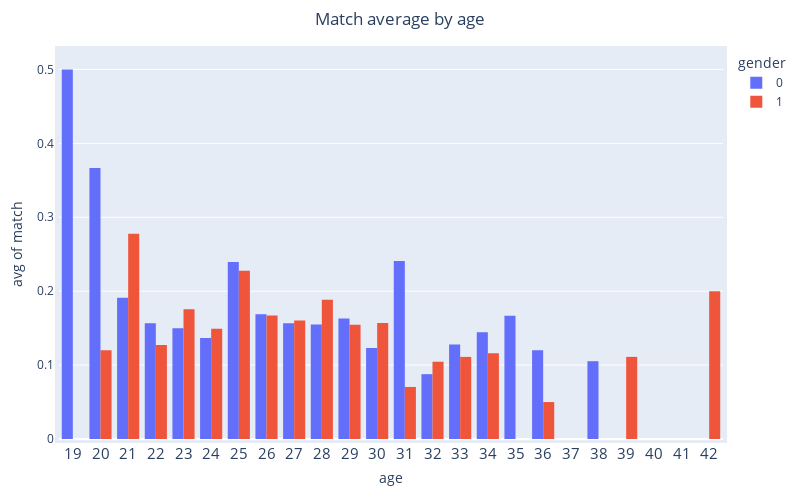

Notebook code for this chart:
### Markdown cell above
We can see that the vast majority of the participants are between 21 and 30. The distribution between gender is fairly distributed equally. Seems that the primary target for speed dating are young people.

### Code cell
# Match average by age
fig3 = px.histogram(dataset, x="age",
                   y="match",
                   color= 'gender',
                   title = 'Match average by age',
                   barmode ='group',
                   histfunc= 'avg',
                   )
fig3.update_traces(textposition = 'outside', textfont_size = 15)                  
fig3.update_layout(autosize = True,
                  title_x = 0.5,
                  width=800,
                  height=500,
                  margin=dict(l=50,r=50,b=50,t=50,pad=4)
                  )
fig3.update_xaxes(tickfont_size=15,tickmode='linear')                  
fig3.show()

### Figure 1 — Plotly figure (JSON) as saved in the notebook; plotly's stock layout.template omitted (floating-point values rounded to 4 significant figures; data arrays with more than 128 entries replaced by an {"elided": "..."} marker saying what was removed)
{"data": [{"alignmentgroup": "True", "bingroup": "x", "histfunc": "avg", "hovertemplate": "gender=0<br>age=%{x}<br>avg of match=%{y}<extra></extra>", "legendgroup": "0", "marker": {"color": "#636efa", "pattern": {"shape": ""}}, "name": "0", "offsetgroup": "0", "orientation": "v", "showlegend": true, "textfont": {"size": 15}, "textposition": "outside", "type": "histogram", "x": {"elided": "4184 int values"}, "xaxis": "x", "y": {"elided": "4184 int values"}, "yaxis": "y"}, {"alignmentgroup": "True", "bingroup": "x", "histfunc": "avg", "hovertemplate": "gender=1<br>age=%{x}<br>avg of match=%{y}<extra></extra>", "legendgroup": "1", "marker": {"color": "#EF553B", "pattern": {"shape": ""}}, "name": "1", "offsetgroup": "1", "orientation": "v", "showlegend": true, "textfont": {"size": 15}, "textposition": "outside", "type": "histogram", "x": {"elided": "4194 int values"}, "xaxis": "x", "y": {"elided": "4194 int values"}, "yaxis": "y"}], "layout": {"autosize": true, "barmode": "group", "height": 500, "legend": {"title": {"text": "gender"}, "tracegroupgap": 0}, "margin": {"b": 50, "l": 50, "pad": 4, "r": 50, "t": 50}, "title": {"text": "Match average by age", "x": 0.5}, "width": 800, "xaxis": {"anchor": "y", "domain": [0, 1], "tickfont": {"size": 15}, "tickmode": "linear", "title": {"text": "age"}}, "yaxis": {"anchor": "x", "domain": [0, 1], "title": {"text": "avg of match"}}}}
